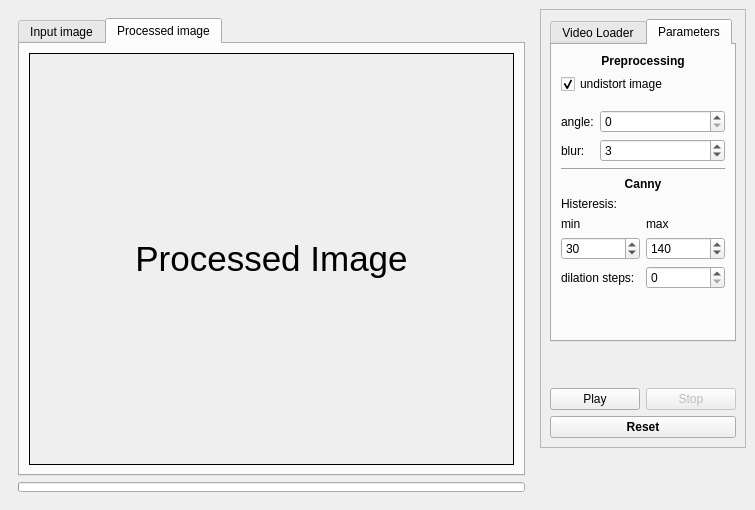
<?xml version="1.0" encoding="UTF-8"?>
<ui version="4.0">
 <class>MainWindow</class>
 <widget class="QMainWindow" name="MainWindow">
  <property name="geometry">
   <rect>
    <x>0</x>
    <y>0</y>
    <width>755</width>
    <height>510</height>
   </rect>
  </property>
  <property name="sizePolicy">
   <sizepolicy hsizetype="Preferred" vsizetype="Fixed">
    <horstretch>0</horstretch>
    <verstretch>0</verstretch>
   </sizepolicy>
  </property>
  <property name="windowTitle">
   <string>Thermography</string>
  </property>
  <property name="windowIcon">
   <iconset>
    <normaloff>img/thermography.png</normaloff>img/thermography.png</iconset>
  </property>
  <widget class="QWidget" name="centralwidget">
   <property name="sizePolicy">
    <sizepolicy hsizetype="Preferred" vsizetype="Preferred">
     <horstretch>0</horstretch>
     <verstretch>0</verstretch>
    </sizepolicy>
   </property>
   <property name="locale">
    <locale language="English" country="UnitedStates"/>
   </property>
   <layout class="QHBoxLayout" name="horizontalLayout_2">
    <item>
     <widget class="QFrame" name="input_video_panel">
      <property name="sizePolicy">
       <sizepolicy hsizetype="Expanding" vsizetype="Expanding">
        <horstretch>0</horstretch>
        <verstretch>0</verstretch>
       </sizepolicy>
      </property>
      <property name="frameShape">
       <enum>QFrame::NoFrame</enum>
      </property>
      <layout class="QVBoxLayout" name="VideoPanel">
       <item>
        <widget class="QTabWidget" name="tabWidget">
         <property name="sizePolicy">
          <sizepolicy hsizetype="Preferred" vsizetype="Preferred">
           <horstretch>0</horstretch>
           <verstretch>0</verstretch>
          </sizepolicy>
         </property>
         <property name="cursor">
          <cursorShape>ArrowCursor</cursorShape>
         </property>
         <property name="currentIndex">
          <number>1</number>
         </property>
         <property name="usesScrollButtons">
          <bool>true</bool>
         </property>
         <property name="tabsClosable">
          <bool>false</bool>
         </property>
         <property name="movable">
          <bool>true</bool>
         </property>
         <widget class="QWidget" name="input_image_tab">
          <attribute name="title">
           <string>Input image</string>
          </attribute>
          <layout class="QHBoxLayout" name="horizontalLayout">
           <item>
            <widget class="QLabel" name="video_view">
             <property name="sizePolicy">
              <sizepolicy hsizetype="Preferred" vsizetype="Preferred">
               <horstretch>0</horstretch>
               <verstretch>0</verstretch>
              </sizepolicy>
             </property>
             <property name="minimumSize">
              <size>
               <width>0</width>
               <height>0</height>
              </size>
             </property>
             <property name="font">
              <font>
               <pointsize>26</pointsize>
              </font>
             </property>
             <property name="cursor">
              <cursorShape>CrossCursor</cursorShape>
             </property>
             <property name="mouseTracking">
              <bool>true</bool>
             </property>
             <property name="autoFillBackground">
              <bool>true</bool>
             </property>
             <property name="frameShape">
              <enum>QFrame::Box</enum>
             </property>
             <property name="frameShadow">
              <enum>QFrame::Plain</enum>
             </property>
             <property name="text">
              <string>Video</string>
             </property>
             <property name="textFormat">
              <enum>Qt::RichText</enum>
             </property>
             <property name="scaledContents">
              <bool>false</bool>
             </property>
             <property name="alignment">
              <set>Qt::AlignCenter</set>
             </property>
             <property name="wordWrap">
              <bool>false</bool>
             </property>
             <property name="margin">
              <number>0</number>
             </property>
            </widget>
           </item>
          </layout>
         </widget>
         <widget class="QWidget" name="canny_edges_tab">
          <attribute name="title">
           <string>Processed image</string>
          </attribute>
          <layout class="QHBoxLayout" name="horizontalLayout_3">
           <item>
            <widget class="QLabel" name="canny_edges_view">
             <property name="sizePolicy">
              <sizepolicy hsizetype="Preferred" vsizetype="Preferred">
               <horstretch>0</horstretch>
               <verstretch>0</verstretch>
              </sizepolicy>
             </property>
             <property name="minimumSize">
              <size>
               <width>0</width>
               <height>0</height>
              </size>
             </property>
             <property name="font">
              <font>
               <pointsize>26</pointsize>
              </font>
             </property>
             <property name="cursor">
              <cursorShape>CrossCursor</cursorShape>
             </property>
             <property name="autoFillBackground">
              <bool>true</bool>
             </property>
             <property name="frameShape">
              <enum>QFrame::Box</enum>
             </property>
             <property name="text">
              <string>Processed Image</string>
             </property>
             <property name="textFormat">
              <enum>Qt::RichText</enum>
             </property>
             <property name="alignment">
              <set>Qt::AlignCenter</set>
             </property>
            </widget>
           </item>
          </layout>
         </widget>
        </widget>
       </item>
       <item>
        <widget class="QProgressBar" name="global_progress_bar">
         <property name="sizePolicy">
          <sizepolicy hsizetype="Expanding" vsizetype="Fixed">
           <horstretch>0</horstretch>
           <verstretch>0</verstretch>
          </sizepolicy>
         </property>
         <property name="minimumSize">
          <size>
           <width>0</width>
           <height>10</height>
          </size>
         </property>
         <property name="maximumSize">
          <size>
           <width>16777215</width>
           <height>10</height>
          </size>
         </property>
         <property name="value">
          <number>0</number>
         </property>
         <property name="textVisible">
          <bool>false</bool>
         </property>
         <property name="invertedAppearance">
          <bool>false</bool>
         </property>
         <property name="textDirection">
          <enum>QProgressBar::TopToBottom</enum>
         </property>
         <property name="format">
          <string>%p%</string>
         </property>
        </widget>
       </item>
      </layout>
     </widget>
    </item>
    <item alignment="Qt::AlignTop">
     <widget class="QFrame" name="control_panel">
      <property name="sizePolicy">
       <sizepolicy hsizetype="Fixed" vsizetype="Expanding">
        <horstretch>0</horstretch>
        <verstretch>0</verstretch>
       </sizepolicy>
      </property>
      <property name="frameShape">
       <enum>QFrame::StyledPanel</enum>
      </property>
      <property name="frameShadow">
       <enum>QFrame::Raised</enum>
      </property>
      <layout class="QVBoxLayout" name="verticalLayout_2">
       <item>
        <widget class="QTabWidget" name="tab_widget">
         <property name="sizePolicy">
          <sizepolicy hsizetype="Fixed" vsizetype="Fixed">
           <horstretch>0</horstretch>
           <verstretch>0</verstretch>
          </sizepolicy>
         </property>
         <property name="tabPosition">
          <enum>QTabWidget::North</enum>
         </property>
         <property name="currentIndex">
          <number>1</number>
         </property>
         <property name="elideMode">
          <enum>Qt::ElideNone</enum>
         </property>
         <property name="documentMode">
          <bool>false</bool>
         </property>
         <widget class="QWidget" name="video_tab">
          <attribute name="title">
           <string>Video Loader</string>
          </attribute>
          <layout class="QVBoxLayout" name="verticalLayout">
           <item>
            <layout class="QGridLayout" name="video_index_panel">
             <property name="topMargin">
              <number>2</number>
             </property>
             <property name="bottomMargin">
              <number>2</number>
             </property>
             <item row="1" column="0">
              <widget class="QSpinBox" name="video_from_index">
               <property name="focusPolicy">
                <enum>Qt::WheelFocus</enum>
               </property>
               <property name="maximum">
                <number>100000</number>
               </property>
              </widget>
             </item>
             <item row="1" column="1">
              <widget class="QSpinBox" name="video_to_index">
               <property name="layoutDirection">
                <enum>Qt::LeftToRight</enum>
               </property>
               <property name="autoFillBackground">
                <bool>false</bool>
               </property>
               <property name="minimum">
                <number>0</number>
               </property>
               <property name="maximum">
                <number>100000</number>
               </property>
               <property name="value">
                <number>500</number>
               </property>
              </widget>
             </item>
             <item row="0" column="0">
              <widget class="QLabel" name="from_video_index_label">
               <property name="sizePolicy">
                <sizepolicy hsizetype="Preferred" vsizetype="Fixed">
                 <horstretch>0</horstretch>
                 <verstretch>0</verstretch>
                </sizepolicy>
               </property>
               <property name="text">
                <string>From:</string>
               </property>
              </widget>
             </item>
             <item row="0" column="1">
              <widget class="QLabel" name="to_video_index_label">
               <property name="sizePolicy">
                <sizepolicy hsizetype="Preferred" vsizetype="Fixed">
                 <horstretch>0</horstretch>
                 <verstretch>0</verstretch>
                </sizepolicy>
               </property>
               <property name="text">
                <string>To:</string>
               </property>
              </widget>
             </item>
            </layout>
           </item>
           <item>
            <widget class="QPushButton" name="load_video_button">
             <property name="sizePolicy">
              <sizepolicy hsizetype="Minimum" vsizetype="Fixed">
               <horstretch>0</horstretch>
               <verstretch>0</verstretch>
              </sizepolicy>
             </property>
             <property name="text">
              <string>Choose Video</string>
             </property>
             <property name="checkable">
              <bool>false</bool>
             </property>
             <property name="default">
              <bool>true</bool>
             </property>
             <property name="flat">
              <bool>false</bool>
             </property>
            </widget>
           </item>
           <item>
            <widget class="Line" name="line">
             <property name="orientation">
              <enum>Qt::Horizontal</enum>
             </property>
            </widget>
           </item>
           <item>
            <layout class="QVBoxLayout" name="verticalLayout_4">
             <property name="topMargin">
              <number>0</number>
             </property>
             <item>
              <widget class="QLabel" name="image_scaling_label">
               <property name="text">
                <string>Input image scaling : 1.00</string>
               </property>
              </widget>
             </item>
             <item>
              <widget class="QSlider" name="image_scaling_slider">
               <property name="minimum">
                <number>1</number>
               </property>
               <property name="maximum">
                <number>19</number>
               </property>
               <property name="singleStep">
                <number>0</number>
               </property>
               <property name="pageStep">
                <number>1</number>
               </property>
               <property name="value">
                <number>10</number>
               </property>
               <property name="sliderPosition">
                <number>10</number>
               </property>
               <property name="tracking">
                <bool>true</bool>
               </property>
               <property name="orientation">
                <enum>Qt::Horizontal</enum>
               </property>
               <property name="tickPosition">
                <enum>QSlider::TicksAbove</enum>
               </property>
               <property name="tickInterval">
                <number>2</number>
               </property>
              </widget>
             </item>
            </layout>
           </item>
           <item>
            <spacer name="verticalSpacer_3">
             <property name="orientation">
              <enum>Qt::Vertical</enum>
             </property>
             <property name="sizeHint" stdset="0">
              <size>
               <width>20</width>
               <height>40</height>
              </size>
             </property>
            </spacer>
           </item>
          </layout>
         </widget>
         <widget class="QWidget" name="param_tab">
          <attribute name="title">
           <string>Parameters</string>
          </attribute>
          <layout class="QVBoxLayout" name="verticalLayout_5">
           <item>
            <widget class="QLabel" name="preprocessing_label">
             <property name="text">
              <string>&lt;html&gt;&lt;head/&gt;&lt;body&gt;&lt;p align=&quot;center&quot;&gt;&lt;span style=&quot; font-weight:600;&quot;&gt;Preprocessing&lt;/span&gt;&lt;/p&gt;&lt;/body&gt;&lt;/html&gt;</string>
             </property>
             <property name="textFormat">
              <enum>Qt::RichText</enum>
             </property>
            </widget>
           </item>
           <item>
            <layout class="QVBoxLayout" name="preprocessing_layout">
             <property name="topMargin">
              <number>0</number>
             </property>
             <item>
              <widget class="QCheckBox" name="undistort_image_box">
               <property name="text">
                <string>undistort image</string>
               </property>
               <property name="checked">
                <bool>true</bool>
               </property>
               <property name="tristate">
                <bool>false</bool>
               </property>
              </widget>
             </item>
             <item>
              <layout class="QGridLayout" name="preprocessing_grid_layout">
               <property name="topMargin">
                <number>10</number>
               </property>
               <item row="0" column="0">
                <widget class="QLabel" name="angle_label">
                 <property name="sizePolicy">
                  <sizepolicy hsizetype="Fixed" vsizetype="Preferred">
                   <horstretch>0</horstretch>
                   <verstretch>0</verstretch>
                  </sizepolicy>
                 </property>
                 <property name="text">
                  <string>angle:</string>
                 </property>
                </widget>
               </item>
               <item row="0" column="1">
                <widget class="QSpinBox" name="angle_value">
                 <property name="minimum">
                  <number>0</number>
                 </property>
                 <property name="maximum">
                  <number>360</number>
                 </property>
                 <property name="singleStep">
                  <number>10</number>
                 </property>
                </widget>
               </item>
               <item row="1" column="0">
                <widget class="QLabel" name="blur_label">
                 <property name="text">
                  <string>blur:</string>
                 </property>
                </widget>
               </item>
               <item row="1" column="1">
                <widget class="QSpinBox" name="blur_value">
                 <property name="maximum">
                  <number>15</number>
                 </property>
                 <property name="value">
                  <number>3</number>
                 </property>
                </widget>
               </item>
              </layout>
             </item>
            </layout>
           </item>
           <item>
            <widget class="Line" name="line_2">
             <property name="orientation">
              <enum>Qt::Horizontal</enum>
             </property>
            </widget>
           </item>
           <item>
            <widget class="QLabel" name="canny_parameters_label">
             <property name="sizePolicy">
              <sizepolicy hsizetype="Preferred" vsizetype="Fixed">
               <horstretch>0</horstretch>
               <verstretch>0</verstretch>
              </sizepolicy>
             </property>
             <property name="text">
              <string>&lt;html&gt;&lt;head/&gt;&lt;body&gt;&lt;p align=&quot;center&quot;&gt;&lt;span style=&quot; font-weight:600;&quot;&gt;Canny&lt;/span&gt;&lt;/p&gt;&lt;/body&gt;&lt;/html&gt;</string>
             </property>
             <property name="textFormat">
              <enum>Qt::RichText</enum>
             </property>
            </widget>
           </item>
           <item>
            <widget class="QLabel" name="histeresis_label">
             <property name="text">
              <string>&lt;html&gt;&lt;head/&gt;&lt;body&gt;&lt;p&gt;Histeresis:&lt;/p&gt;&lt;/body&gt;&lt;/html&gt;</string>
             </property>
             <property name="textFormat">
              <enum>Qt::RichText</enum>
             </property>
            </widget>
           </item>
           <item>
            <layout class="QGridLayout" name="histeresis_grid_layout">
             <property name="topMargin">
              <number>0</number>
             </property>
             <item row="1" column="0">
              <widget class="QSpinBox" name="min_histeresis_value">
               <property name="wrapping">
                <bool>false</bool>
               </property>
               <property name="frame">
                <bool>true</bool>
               </property>
               <property name="buttonSymbols">
                <enum>QAbstractSpinBox::UpDownArrows</enum>
               </property>
               <property name="maximum">
                <number>500</number>
               </property>
               <property name="singleStep">
                <number>10</number>
               </property>
               <property name="value">
                <number>30</number>
               </property>
              </widget>
             </item>
             <item row="0" column="1">
              <widget class="QLabel" name="label_max_histeresis">
               <property name="sizePolicy">
                <sizepolicy hsizetype="Preferred" vsizetype="Fixed">
                 <horstretch>0</horstretch>
                 <verstretch>0</verstretch>
                </sizepolicy>
               </property>
               <property name="maximumSize">
                <size>
                 <width>16777215</width>
                 <height>16</height>
                </size>
               </property>
               <property name="text">
                <string>max</string>
               </property>
              </widget>
             </item>
             <item row="1" column="1">
              <widget class="QSpinBox" name="max_histeresis_value">
               <property name="maximum">
                <number>500</number>
               </property>
               <property name="singleStep">
                <number>10</number>
               </property>
               <property name="value">
                <number>140</number>
               </property>
              </widget>
             </item>
             <item row="0" column="0">
              <widget class="QLabel" name="label_min_histeresis">
               <property name="sizePolicy">
                <sizepolicy hsizetype="Preferred" vsizetype="Fixed">
                 <horstretch>0</horstretch>
                 <verstretch>0</verstretch>
                </sizepolicy>
               </property>
               <property name="maximumSize">
                <size>
                 <width>16777215</width>
                 <height>16</height>
                </size>
               </property>
               <property name="text">
                <string>min</string>
               </property>
              </widget>
             </item>
            </layout>
           </item>
           <item>
            <layout class="QHBoxLayout" name="dilation_layout">
             <property name="topMargin">
              <number>0</number>
             </property>
             <item>
              <widget class="QLabel" name="dilation_label">
               <property name="text">
                <string>dilation steps: </string>
               </property>
              </widget>
             </item>
             <item>
              <widget class="QSpinBox" name="dilation_value">
               <property name="maximum">
                <number>10</number>
               </property>
              </widget>
             </item>
            </layout>
           </item>
           <item>
            <spacer name="verticalSpacer_2">
             <property name="orientation">
              <enum>Qt::Vertical</enum>
             </property>
             <property name="sizeHint" stdset="0">
              <size>
               <width>20</width>
               <height>40</height>
              </size>
             </property>
            </spacer>
           </item>
          </layout>
         </widget>
        </widget>
       </item>
       <item>
        <spacer name="verticalSpacer">
         <property name="orientation">
          <enum>Qt::Vertical</enum>
         </property>
         <property name="sizeType">
          <enum>QSizePolicy::MinimumExpanding</enum>
         </property>
         <property name="sizeHint" stdset="0">
          <size>
           <width>20</width>
           <height>40</height>
          </size>
         </property>
        </spacer>
       </item>
       <item>
        <layout class="QVBoxLayout" name="play_stop_panel">
         <property name="topMargin">
          <number>0</number>
         </property>
         <property name="bottomMargin">
          <number>0</number>
         </property>
         <item>
          <layout class="QHBoxLayout" name="play_stop_buttons_panel">
           <property name="topMargin">
            <number>0</number>
           </property>
           <property name="bottomMargin">
            <number>0</number>
           </property>
           <item>
            <widget class="QPushButton" name="play_video_button">
             <property name="text">
              <string>Play</string>
             </property>
             <property name="checkable">
              <bool>false</bool>
             </property>
            </widget>
           </item>
           <item>
            <widget class="QPushButton" name="stop_video_button">
             <property name="enabled">
              <bool>false</bool>
             </property>
             <property name="text">
              <string>Stop</string>
             </property>
             <property name="checkable">
              <bool>false</bool>
             </property>
             <property name="checked">
              <bool>false</bool>
             </property>
            </widget>
           </item>
          </layout>
         </item>
         <item>
          <widget class="QPushButton" name="reset_button">
           <property name="font">
            <font>
             <weight>75</weight>
             <italic>false</italic>
             <bold>true</bold>
            </font>
           </property>
           <property name="autoFillBackground">
            <bool>false</bool>
           </property>
           <property name="text">
            <string>Reset</string>
           </property>
           <property name="autoDefault">
            <bool>false</bool>
           </property>
           <property name="default">
            <bool>false</bool>
           </property>
           <property name="flat">
            <bool>false</bool>
           </property>
          </widget>
         </item>
        </layout>
       </item>
      </layout>
     </widget>
    </item>
   </layout>
  </widget>
 </widget>
 <resources/>
 <connections/>
</ui>
